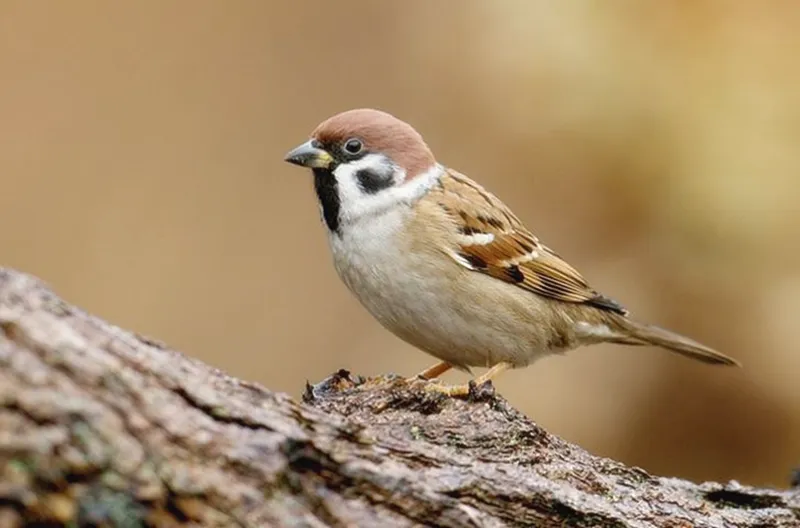
#> input picture asset/sample.webp, 800 x 528 px
$ python -i fit.py   (imports and definitions only)
#> lines starting #> are read from the running program, lines starting #| are printed output that depends on the picture
### src/prepare/convert.py
from typing import Literal

import cv2
import numpy as np

InputMode = Literal["rgb", "gray_repeat", "gray_features"]

MEAN = np.array([0.485, 0.456, 0.406], dtype=np.float32).reshape(1, 1, 3)
STD = np.array([0.229, 0.224, 0.225], dtype=np.float32).reshape(1, 1, 3)


def normalize(image: np.ndarray) -> np.ndarray:
    x = image.astype(np.float32)
    x /= 255.0
    x -= MEAN
    x /= STD
    return x


def _to_rgb(image: np.ndarray) -> np.ndarray:
    if image.ndim == 2:
        return np.repeat(image[..., None], 3, axis=2)
    if image.ndim != 3:
        raise ValueError(f"Expected HxW or HxWxC image, got shape {image.shape}")
    if image.shape[2] == 1:
        return np.repeat(image, 3, axis=2)
    if image.shape[2] >= 3:
        return image[..., :3]
    raise ValueError(f"Unsupported channel count: {image.shape[2]}")


def _to_gray(image: np.ndarray) -> np.ndarray:
    return cv2.cvtColor(_to_rgb(image), cv2.COLOR_RGB2GRAY)


# [16 lines left out: functions _zscore, _enhance, not called in this run]


def _sharpen(gray: np.ndarray) -> np.ndarray:
    blur = cv2.GaussianBlur(gray, (5, 5), 0)
    return cv2.addWeighted(gray, 1.5, blur, -0.5, 0)


def convert(image: np.ndarray, mode: InputMode = "rgb") -> np.ndarray:
    rgb = _to_rgb(image)
    if mode == "rgb":
        return rgb
    gray = _to_gray(rgb)
    if mode == "gray_repeat":
        return np.repeat(gray[..., None], 3, axis=2)
    if mode == "gray_features":
        return np.stack([gray, _enhance(gray), _sharpen(gray)], axis=-1)
    raise ValueError(f"Unsupported input mode: {mode!r}")

### src/prepare/fit.py
from dataclasses import dataclass

import cv2
import numpy as np

from .convert import InputMode, convert, normalize


@dataclass(frozen=True)
class Fit:
    src_h: int
    src_w: int
    dst_h: int
    dst_w: int
    top: int
    left: int
    size: int


def plan(height: int, width: int, size: int = 1024) -> Fit:
    if height <= 0 or width <= 0 or size <= 0:
        raise ValueError(
            f"height, width and size must be positive, got {(height, width, size)}"
        )
    scale = min(size / height, size / width)
    dst_h = min(size, max(1, int(round(height * scale))))
    dst_w = min(size, max(1, int(round(width * scale))))
    return Fit(
        src_h=height,
        src_w=width,
        dst_h=dst_h,
        dst_w=dst_w,
        top=(size - dst_h) // 2,
        left=(size - dst_w) // 2,
        size=size,
    )


def _resize(
    image: np.ndarray,
    fit: Fit,
    interp: int,
) -> np.ndarray:
    return cv2.resize(
        image,
        (fit.dst_w, fit.dst_h),
        interpolation=interp,
    )


def fit_tensor(
    image: np.ndarray,
    size: int = 1024,
    mode: InputMode = "rgb",
    fit: Fit | None = None,
) -> tuple[np.ndarray, Fit]:
    fit = fit or plan(*image.shape[:2], size=size)
    if (fit.src_h, fit.src_w) != image.shape[:2]:
        raise ValueError(
            "Fit source shape does not match image: "
            f"fit={(fit.src_h, fit.src_w)}, image={image.shape[:2]}"
        )
    x = convert(image, mode=mode)
    down = fit.dst_h < image.shape[0] or fit.dst_w < image.shape[1]
    interp = cv2.INTER_AREA if down else cv2.INTER_CUBIC
    x = normalize(_resize(x, fit, interp))

    canvas = np.zeros((fit.size, fit.size, 3), dtype=np.float32)
    y0, x0 = fit.top, fit.left
    y1, x1 = y0 + fit.dst_h, x0 + fit.dst_w
    canvas[y0:y1, x0:x1] = x
    return np.transpose(canvas, (2, 0, 1)), fit


def fit_image(
    image: np.ndarray,
    size: int = 1024,
    mode: InputMode = "rgb",
    fit: Fit | None = None,
) -> tuple[np.ndarray, np.ndarray, Fit]:
    tensor, fit = fit_tensor(image, size=size, mode=mode, fit=fit)
    valid = np.zeros((1, fit.size, fit.size), dtype=np.float32)
    y0, x0 = fit.top, fit.left
    y1, x1 = y0 + fit.dst_h, x0 + fit.dst_w
    valid[:, y0:y1, x0:x1] = 1.0
    return tensor, valid, fit


def fit_mask(mask: np.ndarray, fit: Fit) -> np.ndarray:
    if mask.ndim == 3:
        mask = mask[..., 0]
    resized = _resize(mask.astype(np.float32), fit, cv2.INTER_NEAREST_EXACT)
    canvas = np.zeros((fit.size, fit.size), dtype=np.float32)
    y0, x0 = fit.top, fit.left
    y1, x1 = y0 + fit.dst_h, x0 + fit.dst_w
    canvas[y0:y1, x0:x1] = resized
    return canvas[None]


def restore(logit: np.ndarray, fit: Fit) -> np.ndarray:
    y0, x0 = fit.top, fit.left
    y1, x1 = y0 + fit.dst_h, x0 + fit.dst_w
    cropped = logit[y0:y1, x0:x1]
    if cropped.shape == (fit.src_h, fit.src_w):
        return cropped.astype(np.float32, copy=False)
    return cv2.resize(
        cropped.astype(np.float32),
        (fit.src_w, fit.src_h),
        interpolation=cv2.INTER_LINEAR,
    )

>>> import cv2
>>> picture = cv2.imread('../../asset/sample.webp')
#> picture is the input picture: shape (528, 800, 3); mean B, G, R 104.1, 139.1, 165.5
>>> result = fit_tensor(picture)
#> in fit_tensor, `canvas[y0:y1, x0:x1] = x`:
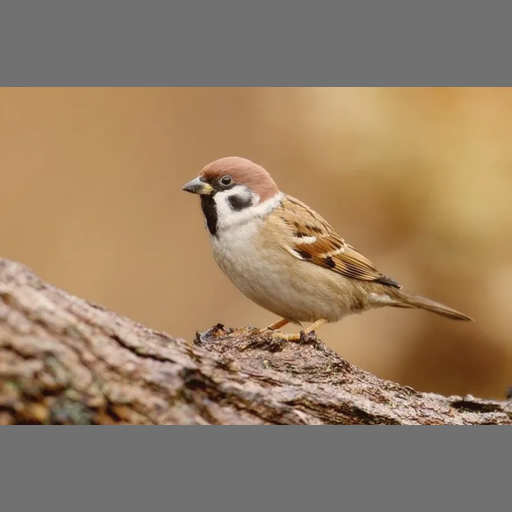
#> canvas: shape (1024, 1024, 3) float32 (shown at 1/2 size); mean of channels 0, 1, 2 -0.222, 0.264, 0.713; drawn with min black and max white
